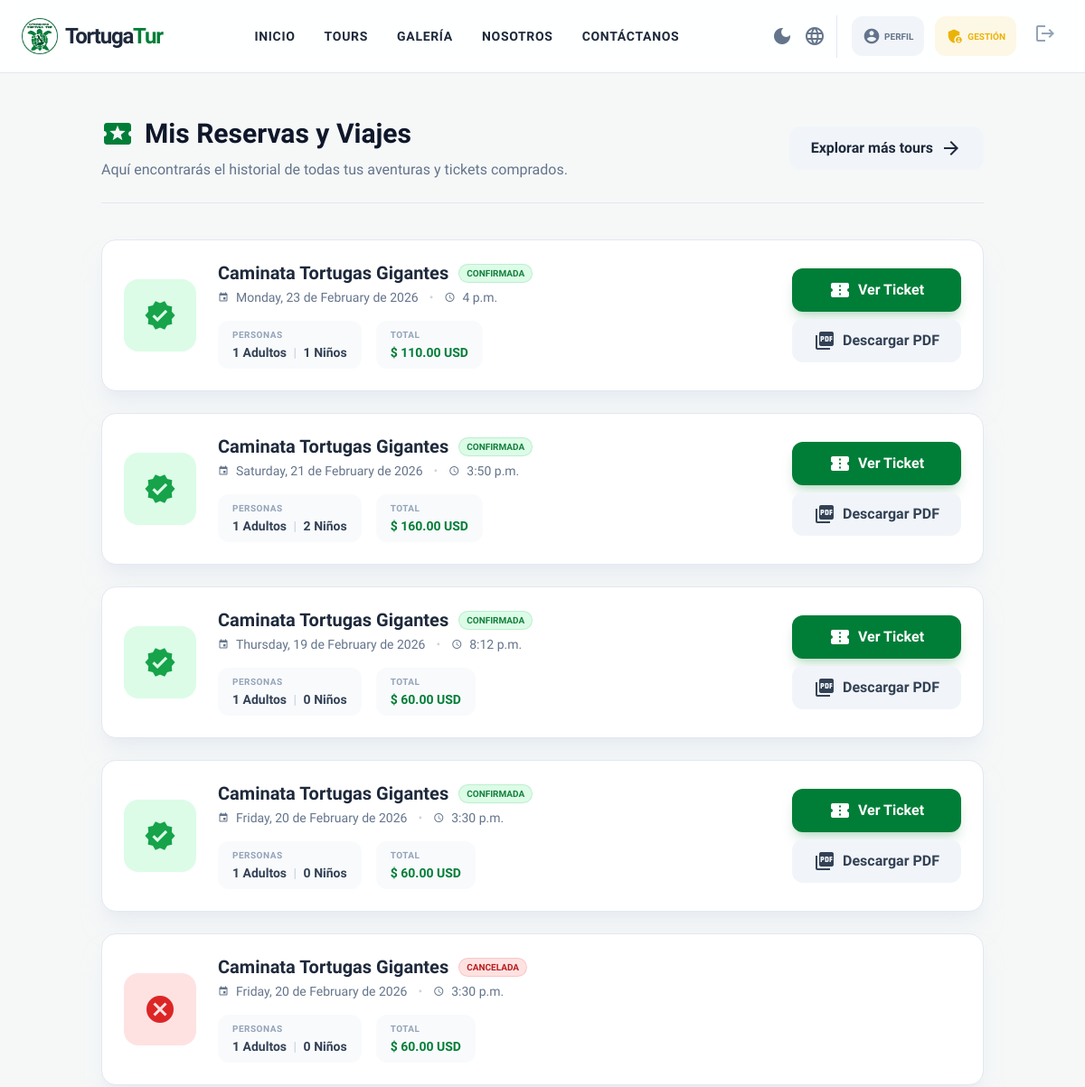
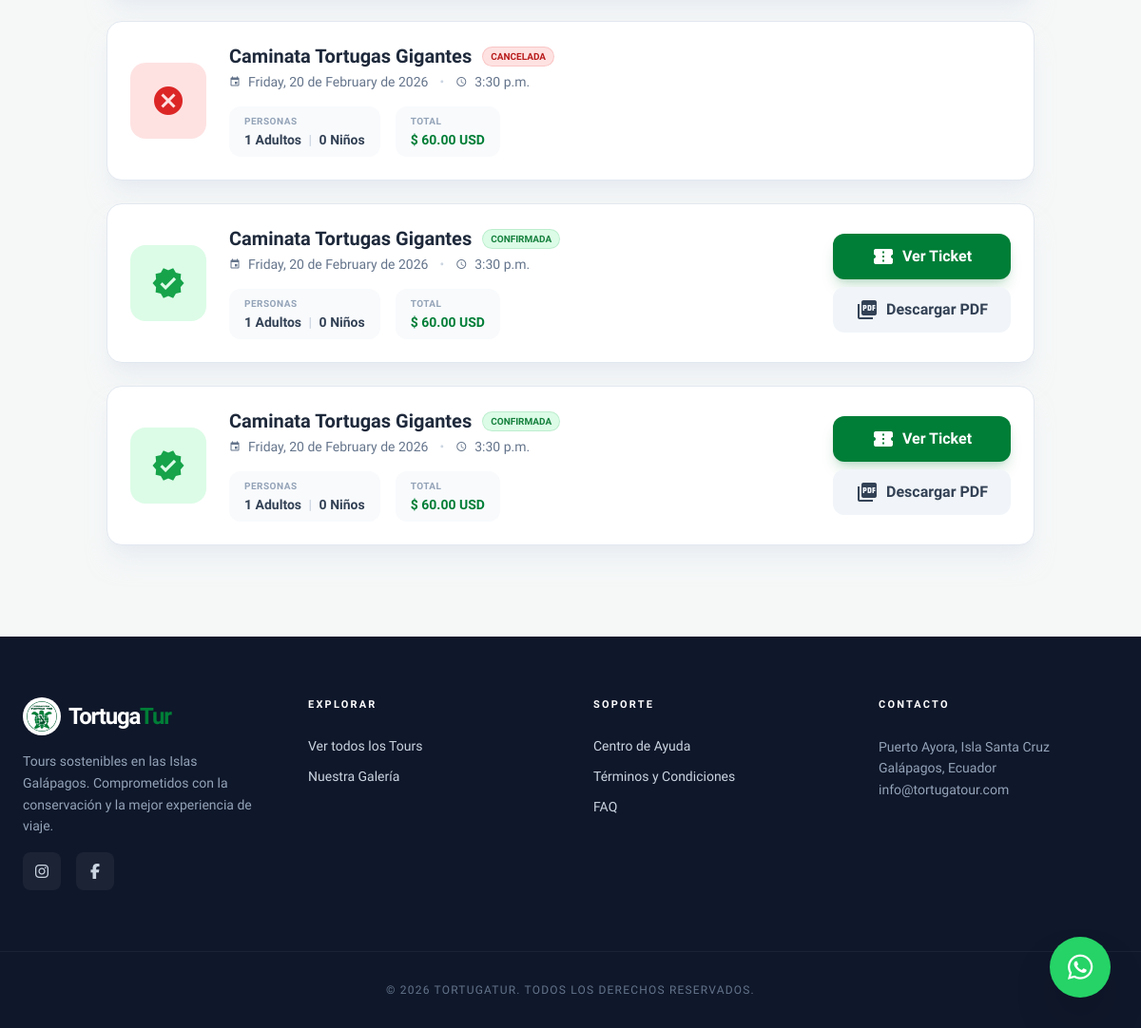
Before: /mis-reservas/ (signed in) with the older database file (2 pictures, top to bottom).
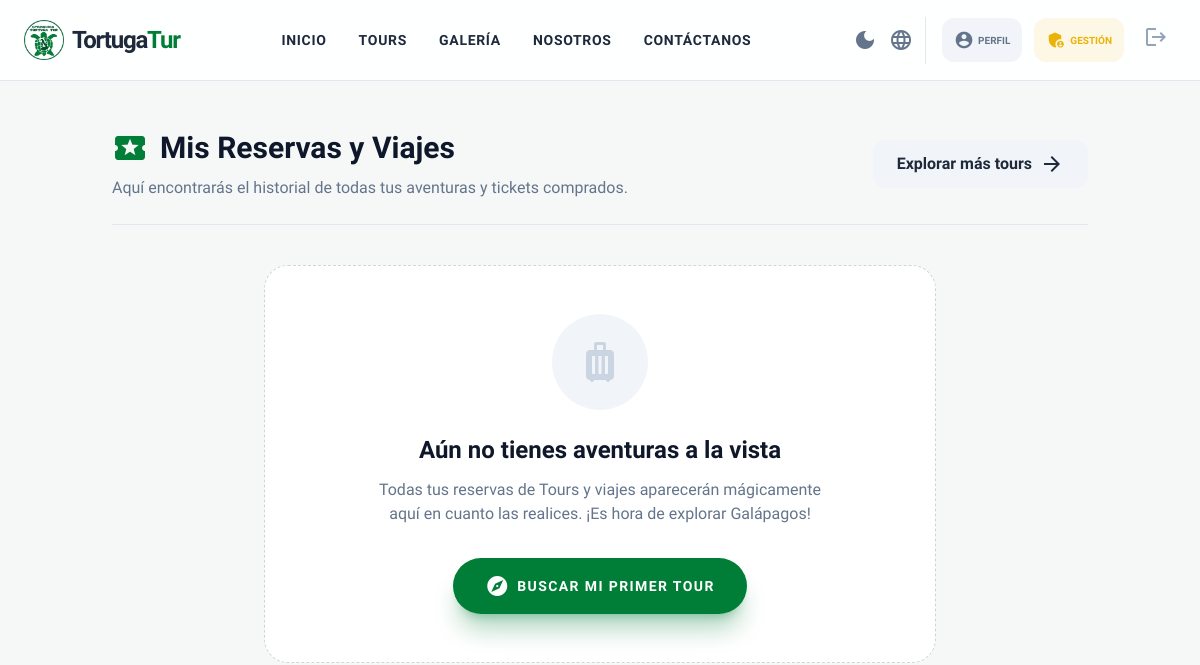
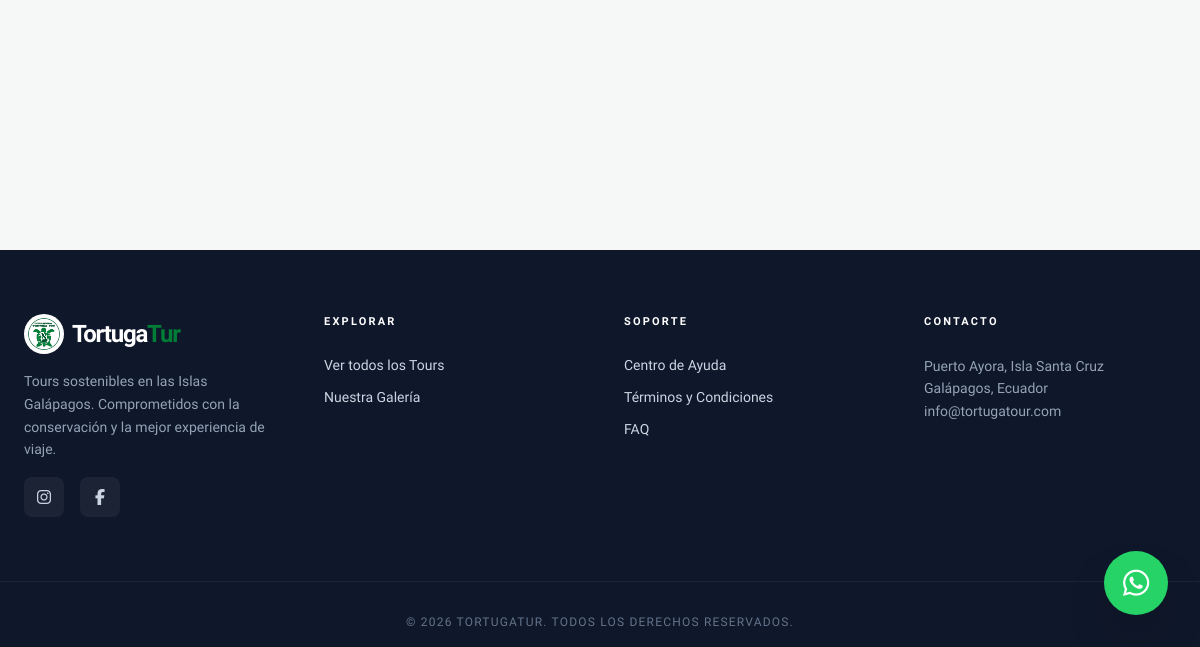
After: the same page with the newer database file (2 pictures, top to bottom).
### core/models.py (models this page shows, shortened)
class Reserva(models.Model):
    ESTADOS = (
        ("pendiente", "Pendiente"),
        ("confirmada", "Confirmada"),
        ("pagada", "Pagada"),
        ("cancelada", "Cancelada"),
        ("bloqueada_por_agencia", "Bloqueada por Agencia"),
    )
    usuario = models.ForeignKey(User, on_delete=models.CASCADE, null=True, blank=True)
    salida = models.ForeignKey(SalidaTour, on_delete=models.CASCADE, related_name="reservas")
    adultos = models.PositiveIntegerField()
    ninos = models.PositiveIntegerField()
    total_pagar = models.DecimalField(max_digits=10, decimal_places=2)
    estado = models.CharField(max_length=30, choices=ESTADOS, default="pendiente")
    fecha_reserva = models.DateTimeField(default=timezone.now)
    creado_por = models.ForeignKey(User, on_delete=models.SET_NULL, null=True, blank=True, related_name="reservas_creadas")
    archivo_agencia = models.FileField(upload_to='agencia_vouchers/', null=True, blank=True)
    codigo_agencia = models.CharField(max_length=50, null=True, blank=True)
    limite_pago_agencia = models.DateTimeField(null=True, blank=True)
    nombre = models.CharField(max_length=100)
    apellidos = models.CharField(max_length=150)
    correo = models.EmailField()
    telefono = models.CharField(max_length=30)
    identificacion = models.CharField(max_length=50)

class SalidaTour(models.Model):
    tour = models.ForeignKey(Tour, on_delete=models.CASCADE, related_name="salidas")
    fecha = models.DateField()
    hora = models.TimeField(null=True, blank=True)
    cupo_maximo = models.PositiveIntegerField(default=16)
    cupos_disponibles = models.PositiveIntegerField(default=16)
    duracion = models.CharField(max_length=100, blank=True, null=True, verbose_name="Duración", help_text="Ej: Medio día (4 horas)")
    creado_por = models.ForeignKey(User, on_delete=models.SET_NULL, null=True, blank=True, related_name="salidas_creadas")

class Tour(models.Model):
    nombre = models.CharField(max_length=150)
    destino = models.ForeignKey(Destino, on_delete=models.CASCADE, related_name="tours")
    descripcion = models.TextField()
    precio = models.DecimalField(max_digits=8, decimal_places=2)
    precio_adulto = models.DecimalField(max_digits=8, decimal_places=2, default=0, blank=True)
    precio_nino = models.DecimalField(max_digits=8, decimal_places=2, default=0, blank=True)
    lemonsqueezy_variant_id = models.CharField(max_length=50, blank=True, default="")
    cupo_maximo = models.PositiveIntegerField(default=16)
    cupos_disponibles = models.PositiveIntegerField(default=16)
    duracion = models.CharField(max_length=100, blank=True, null=True, verbose_name="Duración del tour", help_text="Ej: 4 horas, Medio día, etc.")
    hora_turno_1 = models.TimeField(null=True, blank=True, verbose_name="Hora Turno 1")
    hora_turno_2 = models.TimeField(null=True, blank=True, verbose_name="Hora Turno 2")

### core/views.py (the view)
# urls.py: path('mis-reservas/', views.mis_reservas, name='mis_reservas'),
@login_required
def mis_reservas(request):
    reservas = Reserva.objects.filter(usuario=request.user).exclude(estado="pendiente").order_by('-fecha_reserva')
    return render(request, 'core/mis_reservas.html', {'reservas': reservas})

### core/templates/core/mis_reservas.html (shortened to what this page needs)
{% extends "core/base.html" %}
{% block content %}
<section class="max-w-5xl mx-auto px-6 py-12 min-h-[60vh]">
    <div
        class="mb-10 border-b border-slate-200 dark:border-slate-800 pb-6 flex flex-col md:flex-row md:items-center justify-between gap-4">
        <div>
            <h1 class="text-3xl font-black text-slate-900 dark:text-white flex items-center gap-3">
                <span class="material-icons text-primary text-4xl">local_activity</span>
                Mis Reservas y Viajes
            </h1>
            <p class="text-slate-500 dark:text-slate-400 mt-2">
                Aquí encontrarás el historial de todas tus aventuras y tickets comprados.
            </p>
        </div>
        <a href="{% url 'tours' %}"
            class="bg-slate-100 hover:bg-slate-200 dark:bg-slate-800 dark:hover:bg-slate-700 text-slate-800 dark:text-white font-bold py-3 px-6 rounded-xl transition-colors flex items-center justify-center gap-2 whitespace-nowrap w-max">
            Explorar más tours
            <span class="material-icons">arrow_forward</span>
        </a>
    </div>
    {% if reservas %}
    <div class="grid gap-6">
        {% for reserva in reservas %}
        <div
            class="bg-white dark:bg-slate-800 border border-slate-200 dark:border-slate-700 rounded-2xl p-6 shadow-xl shadow-slate-200/50 dark:shadow-none flex flex-col md:flex-row items-center gap-6 group hover:border-primary transition-colors">
            <div class="flex-shrink-0 relative">
                {% if reserva.estado == 'pagada' or reserva.estado == 'confirmada' %}
                <div
                    class="w-20 h-20 bg-green-100 dark:bg-green-900/30 text-green-600 dark:text-green-500 rounded-2xl flex items-center justify-center relative overflow-hidden">
                    <span class="material-icons text-4xl z-10">verified</span>
                </div>
                {% elif reserva.estado == 'bloqueada_por_agencia' %}
                <div
                    class="w-20 h-20 bg-blue-100 dark:bg-blue-900/30 text-blue-600 dark:text-blue-500 rounded-2xl flex items-center justify-center relative overflow-hidden">
                    <span class="material-icons text-4xl z-10">lock_clock</span>
                </div>
                {% elif reserva.estado == 'pendiente' %}
                <div
                    class="w-20 h-20 bg-amber-100 dark:bg-amber-900/30 text-amber-600 dark:text-amber-500 rounded-2xl flex items-center justify-center">
                    <span class="material-icons text-4xl">pending_actions</span>
                </div>
                {% else %}
                <div
                    class="w-20 h-20 bg-red-100 dark:bg-red-900/30 text-red-600 dark:text-red-500 rounded-2xl flex items-center justify-center">
                    <span class="material-icons text-4xl">cancel</span>
                </div>
                {% endif %}
            </div>
            <div class="flex-grow flex flex-col items-center md:items-start text-center md:text-left">
                <div class="flex flex-wrap items-center justify-center md:justify-start gap-3 mb-1">
                    <h2 class="text-xl font-bold text-slate-800 dark:text-white leading-tight">
                        {{ reserva.salida.tour.nombre|truncatechars:45 }}
                    </h2>
                    {% if reserva.estado == 'pagada' or reserva.estado == 'confirmada' %}
                    <span
                        class="bg-green-100 text-green-700 dark:bg-green-900/50 dark:text-green-400 text-[10px] font-black uppercase px-2 py-0.5 rounded-full ring-1 ring-green-500/30">Confirmada</span>
                    {% elif reserva.estado == 'bloqueada_por_agencia' %}
                    <span
                        class="bg-blue-100 text-blue-700 dark:bg-blue-900/50 dark:text-blue-400 text-[10px] font-black uppercase px-2 py-0.5 rounded-full ring-1 ring-blue-500/30">Bloqueo
                        Agencia</span>
                    {% elif reserva.estado == 'pendiente' %}
                    <span
                        class="bg-amber-100 text-amber-700 dark:bg-amber-900/50 dark:text-amber-400 text-[10px] font-black uppercase px-2 py-0.5 rounded-full ring-1 ring-amber-500/30">Pendiente
                        de Pago</span>
                    {% else %}
                    <span
                        class="bg-red-100 text-red-700 dark:bg-red-900/50 dark:text-red-400 text-[10px] font-black uppercase px-2 py-0.5 rounded-full ring-1 ring-red-500/30">Cancelada</span>
                    {% endif %}
                </div>
                <p class="text-sm font-medium text-slate-500 dark:text-slate-400 flex items-center gap-2 mb-4">
                    <span class="material-icons text-xs">event</span>
                    {{ reserva.salida.fecha|date:"l, j \d\e F \d\e Y" }}
                    <span class="px-1 text-slate-300 dark:text-slate-600">•</span>
                    <span class="material-icons text-xs">schedule</span>
                    {{ reserva.salida.hora|default:"Por definir" }}
                </p>
                <div class="flex flex-wrap justify-center md:justify-start gap-4 w-full">
                    <div class="bg-slate-50 dark:bg-slate-900 px-4 py-2 rounded-xl flex-1 md:flex-none">
                        <p class="text-[10px] font-bold text-slate-400 uppercase tracking-wider mb-0.5">Personas</p>
                        <p class="text-sm font-bold text-slate-700 dark:text-slate-300">
                            {{ reserva.adultos }} Adultos <span class="text-slate-300 mx-1">|</span> {{ reserva.ninos }}
                            Niños
                        </p>
                    </div>
                    <div class="bg-slate-50 dark:bg-slate-900 px-4 py-2 rounded-xl flex-1 md:flex-none">
                        <p class="text-[10px] font-bold text-slate-400 uppercase tracking-wider mb-0.5">Total</p>
                        <p class="text-sm font-black text-primary">$ {{ reserva.total_pagar }} USD</p>
                    </div>
                </div>
            </div>
            <div class="flex-shrink-0 w-full md:w-auto flex flex-col gap-2 mt-4 md:mt-0">
                {% if reserva.estado == 'pagada' or reserva.estado == 'confirmada' %}
                <a href="{% url 'ticket_reserva' reserva.id %}" target="_blank"
                    class="w-full md:w-auto bg-primary text-white font-bold py-3 px-6 rounded-xl hover:bg-primary-dark transition shadow-lg shadow-primary/20 flex items-center justify-center gap-2">
                    <span class="material-icons">confirmation_number</span>
                    Ver Ticket
                </a>
                <a href="{% url 'ver_ticket_pdf' reserva.id %}" download
                    class="w-full md:w-auto bg-slate-100 text-slate-700 dark:bg-slate-700 dark:text-white font-bold py-3 px-6 rounded-xl hover:bg-slate-200 dark:hover:bg-slate-600 transition flex items-center justify-center gap-2">
                    <span class="material-icons">picture_as_pdf</span>
                    Descargar PDF
                </a>
                {% elif reserva.estado != 'cancelada' %}
                <span class="text-xs font-bold text-slate-400 text-center block">Procesando...</span>
                {% endif %}
            </div>
        </div>
        {% endfor %}
    </div>
    {% else %}
    <div
        class="bg-white dark:bg-slate-800 border border-dashed border-slate-300 dark:border-slate-700 rounded-3xl p-12 text-center max-w-2xl mx-auto mt-10">
        <div
            class="w-24 h-24 bg-slate-100 dark:bg-slate-900 rounded-full flex items-center justify-center mx-auto mb-6 text-slate-300 dark:text-slate-700">
            <span class="material-icons text-5xl">luggage</span>
        </div>
        <h3 class="text-2xl font-bold text-slate-900 dark:text-white mb-3">Aún no tienes aventuras a la vista</h3>
        <p class="text-slate-500 dark:text-slate-400 mb-8 max-w-md mx-auto">
            Todas tus reservas de Tours y viajes aparecerán mágicamente aquí en cuanto las realices. ¡Es hora de
            explorar Galápagos!
        </p>
        <a href="{% url 'tours' %}"
            class="inline-flex items-center justify-center gap-2 bg-primary text-white font-black py-4 px-8 rounded-full hover:bg-primary-dark transition-all duration-300 shadow-xl shadow-primary/30 uppercase tracking-widest text-sm">
            <span class="material-icons">explore</span>
            Buscar mi primer Tour
        </a>
    </div>
    {% endif %}
</section>
{% endblock %}

Changed rows visible on the page:
removed Reserva: estado "pagada" (drawn), salida.tour.nombre "Caminata Tortugas Gigantes", salida.fecha "Monday, 23 de February de 2026", salida.hora "4 p.m.", adultos "1", ninos "1", total_pagar "110.00"
removed Reserva: estado "pagada" (drawn), salida.tour.nombre "Caminata Tortugas Gigantes", salida.fecha "Saturday, 21 de February de 2026", salida.hora "3:50 p.m.", adultos "1", ninos "2", total_pagar "160.00"
removed Reserva: estado "pagada" (drawn), salida.tour.nombre "Caminata Tortugas Gigantes", salida.fecha "Thursday, 19 de February de 2026", salida.hora "8:12 p.m.", adultos "1", ninos "0", total_pagar "60.00"
removed Reserva: estado "pagada" (drawn), salida.tour.nombre "Caminata Tortugas Gigantes", salida.fecha "Friday, 20 de February de 2026", salida.hora "3:30 p.m.", adultos "1", ninos "0", total_pagar "60.00"
removed Reserva: estado "cancelada" (drawn), salida.tour.nombre "Caminata Tortugas Gigantes", salida.fecha "Friday, 20 de February de 2026", salida.hora "3:30 p.m.", adultos "1", ninos "0", total_pagar "60.00"
removed Reserva: estado "cancelada" (drawn), salida.tour.nombre "Caminata Tortugas Gigantes", salida.fecha "Friday, 20 de February de 2026", salida.hora "3:30 p.m.", adultos "1", ninos "0", total_pagar "60.00"
removed Reserva: estado "pagada" (drawn), salida.tour.nombre "Caminata Tortugas Gigantes", salida.fecha "Friday, 20 de February de 2026", salida.hora "3:30 p.m.", adultos "1", ninos "0", total_pagar "60.00"
removed Reserva: estado "pagada" (drawn), salida.tour.nombre "Caminata Tortugas Gigantes", salida.fecha "Friday, 20 de February de 2026", salida.hora "3:30 p.m.", adultos "1", ninos "0", total_pagar "60.00"
Other visible differences:
text now shown: "Aún no tienes aventuras a la vista Todas tus reservas de Tours y viajes aparecerán mágicamente aquí en cuanto las realices. ¡Es hora de explorar Galápagos! BUSCAR MI PRIMER TOUR"
